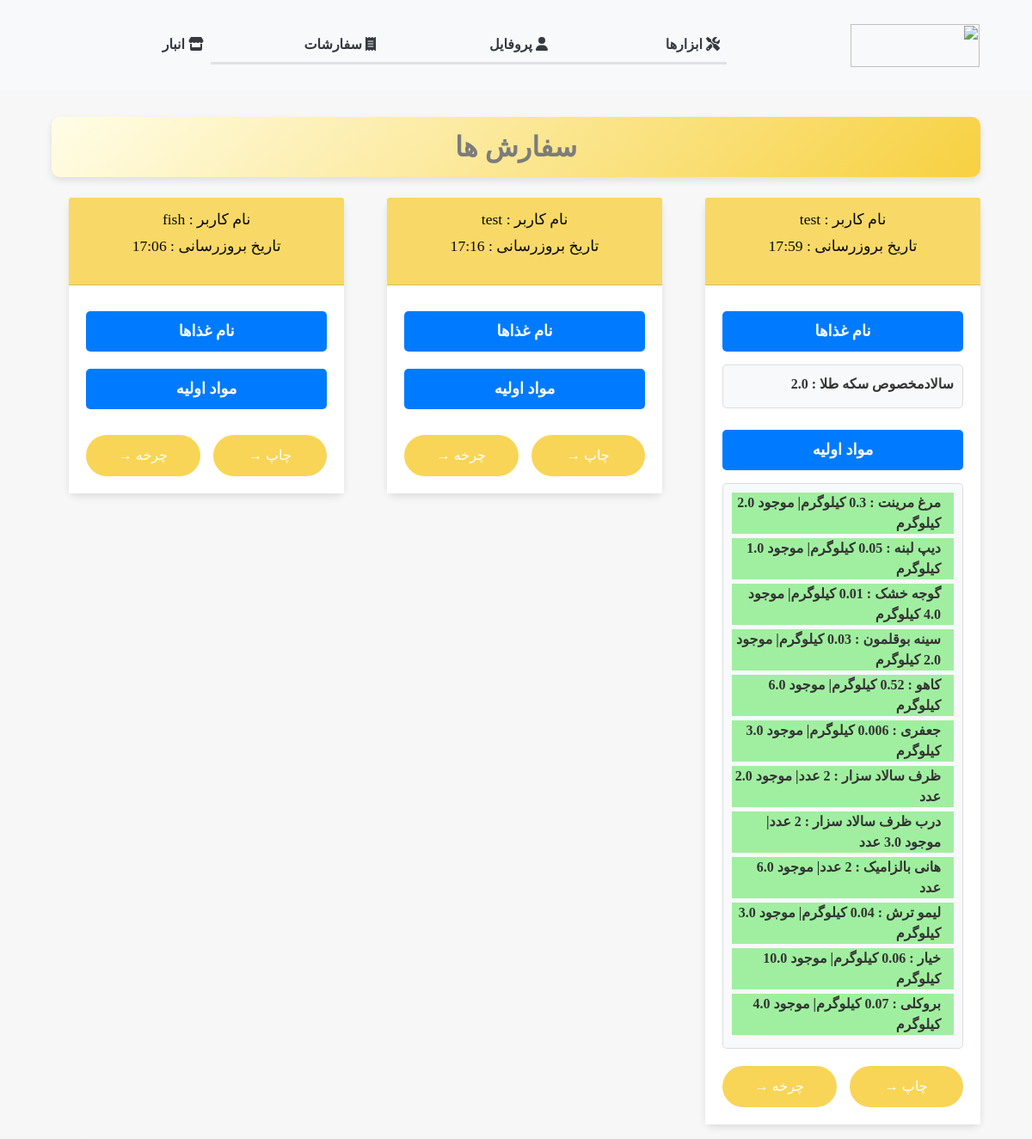
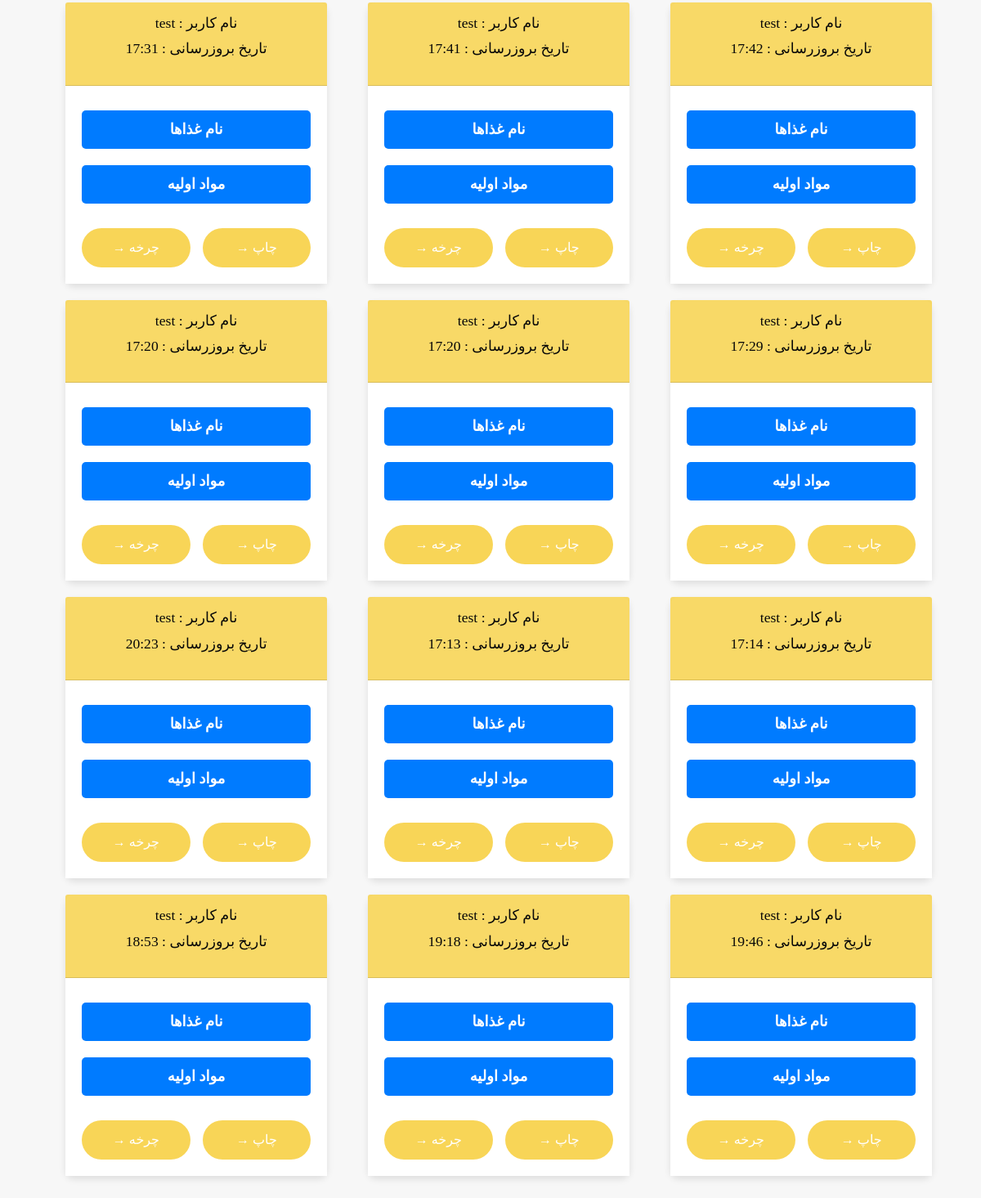
/profile/my_orders (signed in), run on the app's committed database (2 pictures, top to bottom).
### users/models.py (models this page shows, shortened)
class create_order(models.Model):
    created_at = models.DateTimeField(auto_now_add=True)
    updated_at = models.DateTimeField(auto_now=True)
    author = models.ForeignKey(User, on_delete= models.CASCADE,related_name='user_create_order',blank=True,null=True)
    content = HTMLField()
    night_order = models.CharField(max_length=20000,blank=True,null=True)
    class Meta:
        ordering = ['-created_at']

class raw_material(models.Model):
    name = models.CharField(max_length=200)
    describe = models.CharField(max_length=800)
    unit = models.CharField(max_length=200)
    mother = models.ForeignKey(mother_material, on_delete= models.CASCADE,related_name='mother_material',blank=True,null=True)
    mode = models.ForeignKey(mode_raw_materials,default=None, on_delete= models.CASCADE,related_name='mode_raw_materials',blank=True,null=True)
    class Meta:
        ordering = ['describe']

### users/views.py (the view)
# urls.py: path('profile/my_orders', my_orders, name='my_posts'),
@login_required
def my_orders(request):
    from datetime import datetime
    orders = ModelCreateOrder.objects.order_by('updated_at')
    orders = orders.reverse()
    orders = orders[:15]
    editable = []
    materials_quantity = get_material_quantity(show_all=True)
    for order in orders:
        order.content = eval(order.content)
        try:
            if order.night_order is not None:
                order.night_order = eval(order.night_order)
        except:
            print('Error : my_orders night order ERORrrrrrrrrrrr')
        diff =  datetime.now() - order.created_at
        sec = diff.total_seconds()
        if sec < 28800:
            order.created_at = True
        else:
            order.created_at = False
        date = order.updated_at
        jalali_datetime = jdatetime.date.fromgregorian(date=date)
        formatted_jalali_date = jalali_datetime.strftime('%Y-%m-%d')  # Format the Jalali date
        formatted_jalali_time = date.strftime('%H:%M')  # Format the time (remains the same)
        formatted_jalali_datetime = f"{formatted_jalali_date} {formatted_jalali_time}"
        order.updated_at = formatted_jalali_datetime
        values = order.content
        data = {}
        for field in values.keys():
            if field!='additional_details'  :
                try:
                    if float(values[field])>0:
                            value = values[field]
                            data = {}
                            obj = raw_material.objects.filter(name = field).first()
                            if obj.unit != 'number':
                                values[field] = '{} {}'.format(round(values[field],3),translate(obj.unit))
                            else:
                                values[field] = '{} {}'.format(int(values[field]),translate(obj.unit))
                            material = materials_quantity.get(name = field)
                            quantity =float(Decimal(material.total_quantity))
                            exist=True
                            if quantity<round(value,3):
                                exist = False
                            values[field] += '| موجود {}'.format(quantity)
                            if quantity!=0:
                                values[field] +=' {}'.format( translate(obj.unit))
                            data = {
                                'amount':values[field],
                                'exist' : exist
                            }
                            values[field] = data
                except:
                    print(values[field])
    return render(request, 'users/my_orders.html', {'orders': orders,'editable':editable})

### users/constants.py (called while the page is built)
def translate(input):
    if LANGUAGE == 'en':
        return input
    if LANGUAGE == 'fa':
        if input =='number':
            return 'عدد'
        if input =='kg':
            return 'کیلوگرم'
        if input =='pack':
            return 'بسته'

### users/views.py (called while the page is built, shortened)
def get_material_quantity(material_name = 'all',show_all=False,selected_warehouses = 'all'):
    raw_materials_with_quantity = None
    if material_name == 'all' and selected_warehouses=='all':
        raw_materials_with_quantity = raw_material.objects.annotate(
                total_quantity=Coalesce(Sum('inventory__quantity'), 0, output_field=DecimalField())
            ).order_by('describe')
    if  not(show_all) and raw_materials_with_quantity is not None:
        raw_materials_with_quantity = raw_materials_with_quantity.filter(total_quantity__gt=0)
    return raw_materials_with_quantity

### users/templates/users/my_orders.html (shortened to what this page needs)
{% extends "users/base.html" %}
{% block content %}
{% load static %}
<link href="{% static 'css/profile_page.css' %}" rel="stylesheet">
<html lang="fa" dir="rtl"></html>
<div class="container">
  <div class="card page-title-card shadow-lg rounded-lg p-4 mb-4">
    <h1 class="page-title">سفارش ها</h1>
  </div>
  <div class="row">
    {% for order in orders %}
    <div class="col-lg-4 col-md-6 col-sm-12">
      <div class="card">
        <div class="card-header">
          <div class="card-info">
            نام کاربر : {{ order.author }}
         </div>
         <div class="card-info">
           تاریخ بروزرسانی :  {{ order.updated_at }}
        </div>
          <div>
          </div>
        </div>
        <div class="card-body">
          <button class="toggle-btn" id="toggle-foods-{{ order.id }}">نام غذاها</button>
          <div class="box" id="foods-box-{{ order.id }}" style="display: none;">
            {% for food_name, quantity in order.night_order.items %}
            {% if quantity != 0 %}
            <div class="item">{{ food_name }} : {{ quantity }}</div>
            {% endif %}
            {% endfor %}
          </div>
          <button class="toggle-btn" id="toggle-materials-{{ order.id }}">مواد اولیه</button>
          <div class="box" id="materials-box-{{ order.id }}" style="display: none;">
            {% for material, data in order.content.items %}
            {% if data.amount and data.exist is not None %}
              <div class="item {% if data.exist %}item-available{% else %}item-unavailable{% endif %}">
                <div class="item-label">
                  {{ material }} : {{ data.amount }}
                </div>
              </div>
            {% endif %}
            {% endfor %}
          </div>
          <div class="text-center">
            <div class="button-group">
              <a href="/orders/print_order/{{ order.id }}" class="btn btn-primary custom-btn">چاپ &rarr;</a>
              <a href="/order_flow/orders/show_flow/{{ order.id }}" class="btn btn-primary custom-btn">چرخه &rarr;</a>
            </div>
          </div>
        </div>
      </div>
    </div>
    {% endfor %}
  </div>
</div>
{% endblock %}

### users/static/css/base.css (style rules this page uses)
body { font-family: 'B Nazanin'; src: url('/fonts/BNazanin.woff2') format('woff2'), url('/fonts/BNazanin.woff') format('woff'); }

### users/static/css/profile_page.css (style rules this page uses)
* { margin: 0; }
body { background-color: #e8f5ff; font-family: Arial; }
.row { margin-top: 15px; }
.btn { margin-left: 15px; }

### users/templates/users/my_orders.html (style rules this page uses)
body { direction: rtl; font-family: 'BNazanin'; background-color: #f7f7f7; color: #333; margin: 0; padding: 0; box-sizing: border-box; }
.container { padding: 15px; }
.card { border: none; border-radius: 10px; background-color: #ffffff; box-shadow: 0px 4px 8px rgba(0, 0, 0, 0.1); transition: transform 0.3s ease, box-shadow 0.3s ease; }
.card-header { background-color: #f7d041cc; color: #ffffff09; padding: 2px; border-top-left-radius: 10px; border-top-right-radius: 10px; display: flex; justify-content: space-between; align-items: center; flex-wrap: wrap; }
.card-info { font-size: 1.1rem; color: #080808; text-align: center; width: 100%; margin-bottom: 5px; }
.card-body { direction: rtl; padding: 20px; background-color: #fff; }
.box { text-decoration: 'rtl'; border: 1px solid #ddd; border-radius: 10px; padding: 15px; margin-bottom: 15px; background-color: #fafafa; text-align: right; font-size: 1rem; }
.box .item-label { margin-right: 15px; display: inline-block; }
.item { font-weight: bold; color: #333; margin-bottom: 5px; }
.btn-primary { background-color: #d4af37; border: none; color: #ffffff; padding: 10px 20px; font-size: 0.875rem; border-radius: 25px; transition: background-color 0.3s ease; display: block; width: 100%; text-align: center; }
.row { display: flex; flex-wrap: wrap; gap: 20px; }
.col-lg-4, .col-md-6, .col-sm-12 { flex: 1 1 calc(33.33% - 20px); max-width: calc(33.33% - 20px); }
.text-center { text-align: center; }
.button-group { display: flex; justify-content: center; gap: 15px; margin-top: 20px; }
.custom-btn { width: 120px; margin: 0; }
.custom-btn { padding: 12px 20px; font-size: 1rem; border-radius: 50px; background-color: #f7d041e1; border: none; color: white; text-transform: uppercase; transition: background-color 0.3s ease, transform 0.2s ease; display: block; text-align: center; width: 100%; }
.item-available { background-color: rgba(144, 238, 144, 0.842); }
.page-title-card { background: linear-gradient(135deg, #fffde7, #F7D141); text-align: center; border: none; display: flex; align-items: center; justify-content: center; height: 70px; }
h1.page-title { font-size: 2rem; font-weight: bold; color: #7d7c7c; margin-bottom: 0; }
.toggle-btn { background-color: #007bff; color: white; border: none; padding: 10px 15px; cursor: pointer; font-size: 18px; font-weight: bold; text-align: center; width: 100%; margin: 10px 0; border-radius: 5px; transition: background-color 0.3s ease; }
.box { padding: 10px; margin-top: 5px; background-color: #f8f9fa; border: 1px solid #ddd; border-radius: 5px; }

### data on the page
create_order: author "test", updated_at "17:59", night_order "سالادمخصوص سکه طلا", night_order "2.0"
raw_material: name "مرغ مرینت", amount "0.3 کیلوگرم| موجود 2.0 کیلوگرم"
raw_material: name "دیپ لبنه", amount "0.05 کیلوگرم| موجود 1.0 کیلوگرم"
raw_material: name "گوجه خشک", amount "0.01 کیلوگرم| موجود 4.0 کیلوگرم"
raw_material: name "سینه بوقلمون", amount "0.03 کیلوگرم| موجود 2.0 کیلوگرم"
raw_material: name "کاهو", amount "0.52 کیلوگرم| موجود 6.0 کیلوگرم"
raw_material: name "جعفری", amount "0.006 کیلوگرم| موجود 3.0 کیلوگرم"
raw_material: name "ظرف سالاد سزار", amount "2 عدد| موجود 2.0 عدد"
raw_material: name "درب ظرف سالاد سزار", amount "2 عدد| موجود 3.0 عدد"
raw_material: name "هانی بالزامیک", amount "2 عدد| موجود 6.0 عدد"
raw_material: name "لیمو ترش", amount "0.04 کیلوگرم| موجود 3.0 کیلوگرم"
raw_material: name "خیار", amount "0.06 کیلوگرم| موجود 10.0 کیلوگرم"
raw_material: name "بروکلی", amount "0.07 کیلوگرم| موجود 4.0 کیلوگرم"
create_order: author "test", updated_at "17:16"
create_order: author "fish", updated_at "17:06"
create_order: author "test", updated_at "17:42"
create_order: author "test", updated_at "17:41"
create_order: author "test", updated_at "17:31"
create_order: author "test", updated_at "17:29"
create_order: author "test", updated_at "17:20"
create_order: author "test", updated_at "17:20"
create_order: author "test", updated_at "17:14"
create_order: author "test", updated_at "17:13"
create_order: author "test", updated_at "20:23"
create_order: author "test", updated_at "19:46"
create_order: author "test", updated_at "19:18"
create_order: author "test", updated_at "18:53"
